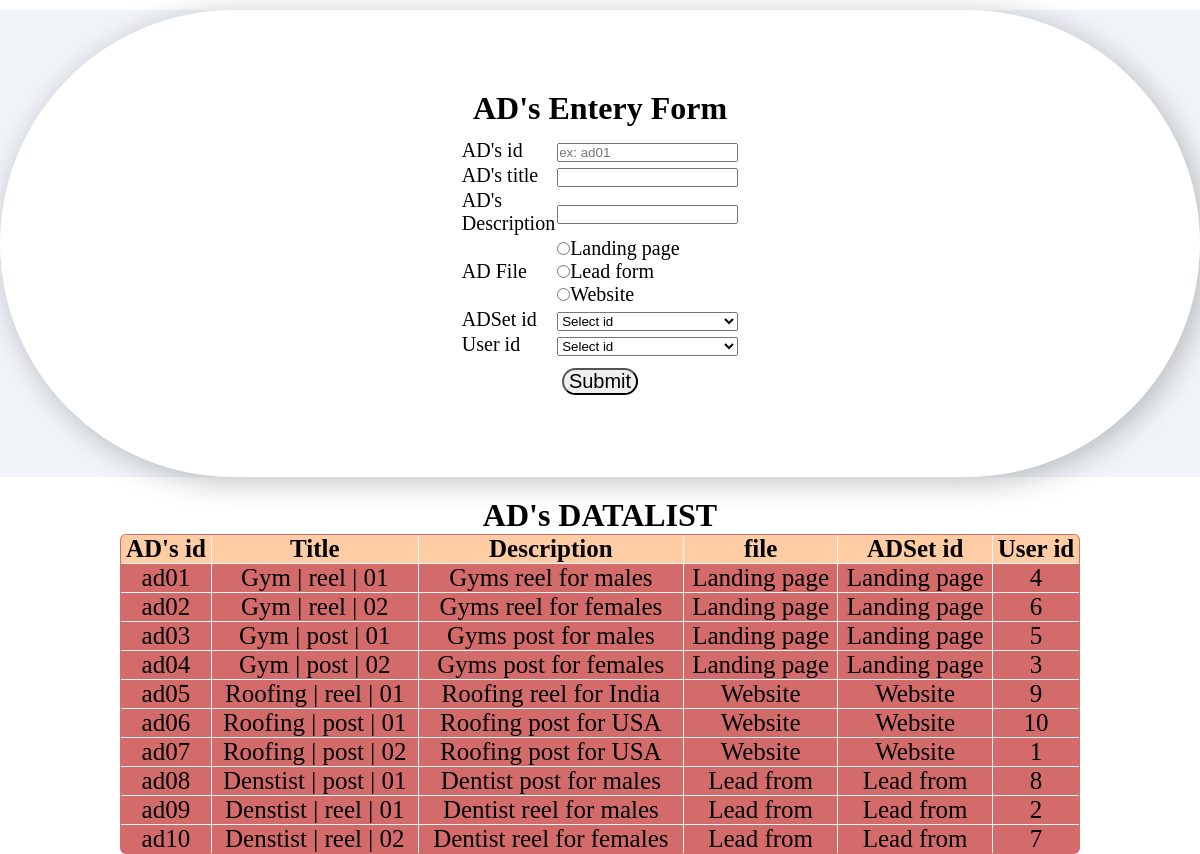
/XAMPP/htdocs/ads.php, run on the app's committed database.
### tables this page shows
CREATE TABLE `ads` (
  `AD_id` varchar(10) NOT NULL,
  `AD_title` varchar(50) NOT NULL,
  `AD_description` varchar(50) NOT NULL,
  `AD_file` varchar(50) NOT NULL,
  `ADSET_id` varchar(11) NOT NULL,
  `USER_id` smallint(20) NOT NULL
);

### XAMPP/htdocs/ads.php (the view, shortened to what this page needs)
<!DOCTYPE html>
<html>
<head>
</head>
<body>
    <div class="memory_back">
        <div class='memories__card'>
            <div align="center">
                <h1>AD's Entery Form</h1>
            </div>
            <form action="insert_ads.php" method="post" class="insert_form">
                <table align="center" style="font-size: 20px;" width="25%" class="form_table">
                    <tr>
                        <td>
                            <label>AD's id</label>
                        </td>
                        <td><input type="text" name="AD_id" placeholder="ex: ad01" /></td>
                    </tr>
                    <tr>
                        <td>
                            <label>AD's title</label>
                        </td>
                        <td><input type="text" name="AD_title" /></td>
                    </tr>
                    <tr>
                        <td>
                            <label>AD's Description</label>
                        </td>
                        <td><input type="text" name="AD_description" /></td>
                    </tr>
                    <tr>
                        <td>
                            <label>AD File</label>
                        </td>
                        <td>
                            <input type="radio" name="AD_file" value="Landing page" />Landing page <br>
                            <input type="radio" name="AD_file" value="Lead from" />Lead form <br>
                            <input type="radio" name="AD_file" value="Website" />Website
                        </td>
                    </tr>
                    <tr>
                        <td>
                            <label>ADSet id</label>
                        </td>
                        <td>
                            <select name="ADSET_id" style="width: 100%;">
                                <option value="">Select id</option>
                            </select>
                        </td>
                    </tr>
                    <tr>
                        <td>
                            <label>User id</label>
                        </td>
                        <td>
                            <select name="USER_id" style="width: 100%;">
                                <option value="">Select id</option>
                            </select>
                        </td>
                    </tr>
                    <tr>
                        <td colspan="2" align="center" class="submit_btn">
                            <input type="submit" name="save" value="Submit" class="submit_btn" />
                        </td>
                    </tr>
                </table>
            </form>
        </div>
    </div>
</body>
</html>
<?php
    $servername = "localhost";
    $username = "root";
    $password = "";
    $dbname = "dam";
    $conn = mysqli_connect($servername, $username, $password, $dbname);
    $sql1 = "SELECT * FROM `ads`";
    $result = mysqli_query($conn, $sql1);
    $rows = mysqli_num_rows($result);
    echo "<center><h1>AD's DATALIST</h1></center>";
    if($rows > 0)
    {
        echo
        "<center>
        <table border=1 width=80% class=datalist_table>
        <tr>
            <th>AD's id</th>
            <th>Title</th>
            <th>Description</th>
            <th>file</th>
            <th>ADSet id</th>
            <th>User id</th>
        </tr>";
        while($row = mysqli_fetch_assoc($result))
        {
            echo
            "<tr>
                <td>". $row["AD_id"]."</td>
                <td>".$row["AD_title"]."</td>
                <td>".$row["AD_description"]."</td>
                <td>".$row["AD_file"]."</td>
                <td>".$row["AD_file"]."</td>
                <td>".$row["USER_id"]."</td>
            </tr>";
        }
        echo
        "</table>
        </center>";
    }
?>

### XAMPP/htdocs/ads.php (style rules this page uses)
:root { --primary-color: #3d5cb8; --primary-color-dark: #334c99; --text-dark: #0f172a; --text-light: #64748b; --extra-light: #f1f5f9; --white: #ffffff; --max-width: 1200px; --light-orange: #d46b6b; --dark-bluesh: #223e52; }
* { padding: 0; margin: 0; box-sizing: border-box; }
.memory_back { background-color: var(--extra-light); }
.memories__card { padding: 5rem 4rem; text-align: center; border-radius: 15rem; background-color: var(--white); box-shadow: 5px 5px 30px rgba(0, 0, 0, 0.25); justify-content: space-around; align-items: center; margin-top: 10px; margin-bottom: 20px; }
.insert_form { margin-top: 10px; justify-content: center; width: 100%; align-items: center; display: flex; }
.insert_form .submit_btn { font-size: 20px; margin-top: 10px; padding-left: 5px; padding-right: 5px; border-radius: 15px; }

### data on the page
ads: AD_id "ad01", AD_title "Gym | reel | 01", AD_description "Gyms reel for males", AD_file "Landing page", USER "4"
ads: AD_id "ad02", AD_title "Gym | reel | 02", AD_description "Gyms reel for females", AD_file "Landing page", USER "6"
ads: AD_id "ad03", AD_title "Gym | post | 01", AD_description "Gyms post for males", AD_file "Landing page", USER "5"
ads: AD_id "ad04", AD_title "Gym | post | 02", AD_description "Gyms post for females", AD_file "Landing page", USER "3"
ads: AD_id "ad05", AD_title "Roofing | reel | 01", AD_description "Roofing reel for India", AD_file "Website", USER "9"
ads: AD_id "ad06", AD_title "Roofing | post | 01", AD_description "Roofing post for USA", AD_file "Website", USER "10"
ads: AD_id "ad07", AD_title "Roofing | post | 02", AD_description "Roofing post for USA", AD_file "Website", USER "1"
ads: AD_id "ad08", AD_title "Denstist | post | 01", AD_description "Dentist post for males", AD_file "Lead from", USER "8"
ads: AD_id "ad09", AD_title "Denstist | reel | 01", AD_description "Dentist reel for males", AD_file "Lead from", USER "2"
ads: AD_id "ad10", AD_title "Denstist | reel | 02", AD_description "Dentist reel for females", AD_file "Lead from", USER "7"
